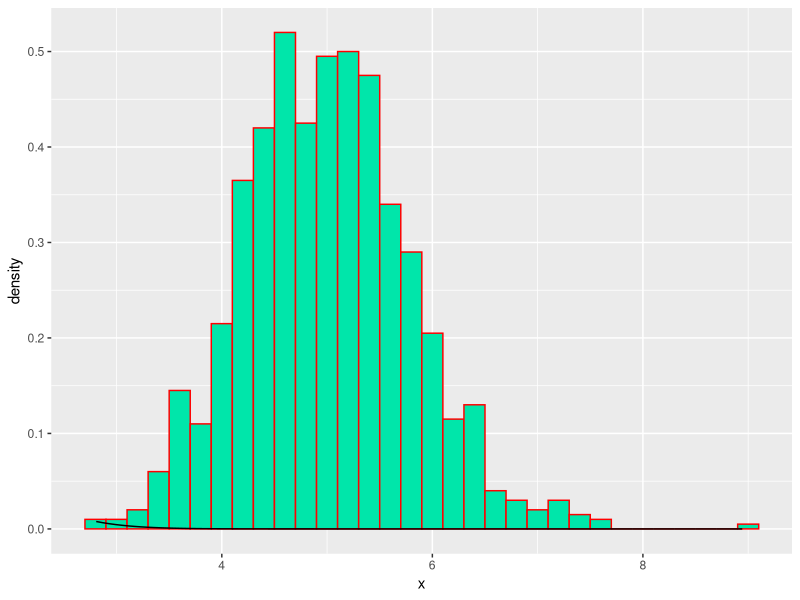

This chart was generated by the following R code:
## ---- chunk 1
lambda = 0.2
n = 40
nsims = 1:1000
set.seed(820)
means <- data.frame(x = sapply(nsims, function(x) {mean(rexp(n, lambda))}))
head(means)
## ---- chunk 2
#Means of means
mean(means$x)

#Standard Deviation
sd(means$x)

# Expected standard deviation
(1/lambda)/sqrt(40)

# Variance of our simulations:
var(means$x)

# Expected variance
((1/lambda)/sqrt(40))^2
## ---- chunk 3
library(ggplot2)
ggplot(data = means, aes(x = x)) + 
    geom_histogram(aes(y=..density..), fill = I('#00e6aa'), 
                   binwidth = 0.20, color = I('red')) +
    stat_function(fun = dnorm, arg = list(mean = 5, sd = sd(means$x)))
## ---- chunk 4
mean(means$x) + c(-1,1)*1.96*sd(means$x)/sqrt(nrow(means))
